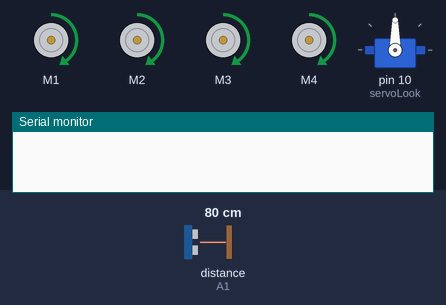
Recording of a sketch running on a simulated Arduino Uno, built with avr-gcc and run on an emulated ATmega328P. Shown: 4 × DC motor (green arrow = forward, orange = backward, longer = faster), servo, the last lines printed to the serial monitor. Wiring (inferred from the names in the program): ultrasonic range finder: trigger A0; echo A1. The test bench sets the inputs (shaded band); at power-on: distance to the obstacle (sensor on A1) 80 cm. The echo pulse lasts 58.3 µs per cm.

Above: at 1.2 s.
1.3 s: distance to the obstacle (sensor on A1) set to 35 cm
2.8 s: distance to the obstacle (sensor on A1) set to 30 cm
At 3.3 s:
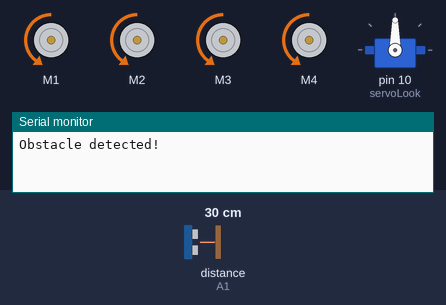
5.8 s: distance to the obstacle (sensor on A1) set to 60 cm
At 7.2 s:
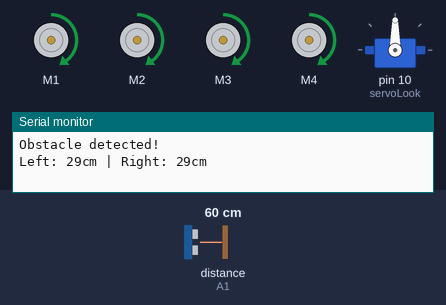
7.5 s: distance to the obstacle (sensor on A1) set to 2 cm
At 10.6 s:
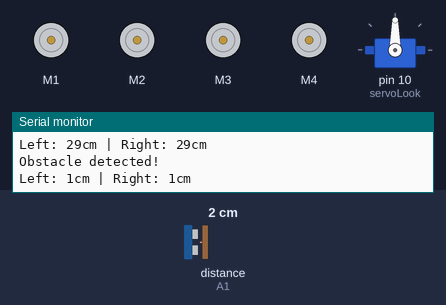
Timing chart, 0 to 11.5 s (numbered marks = the images above; inputs shaded):
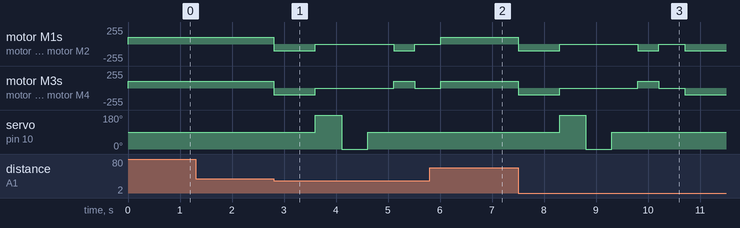

The sketch:

code1.2.ino
```cpp
#include <AFMotor.h>
#include <Servo.h>

// Motor definitions
AF_DCMotor rightBack(1);
AF_DCMotor rightFront(2);
AF_DCMotor leftFront(3);
AF_DCMotor leftBack(4);
Servo servoLook;

// Sensor pins
const byte trig = A0;
const byte echo = A1;

// Parameters
const byte stopDist = 30;      // Detection distance (30cm)
const byte maxDist = 150;      // Max sensing range
const byte motorSpeed = 100;   // Base speed (0-255)
const int reverseTime = 800;   // Reverse duration (ms)
const int rotateTime = 400;    // Rotation duration (ms)

void setup() {
  Serial.begin(9600);

  // Initialize motors
  rightBack.setSpeed(motorSpeed);
  rightFront.setSpeed(motorSpeed);
  leftFront.setSpeed(motorSpeed);
  leftBack.setSpeed(motorSpeed);
  stopMotors();

  // Attach servo to pin 10
  servoLook.attach(10);

  // Ultrasonic setup
  pinMode(trig, OUTPUT);
  pinMode(echo, INPUT);
}

void loop() {
  int distance = getDistance();

  if (distance <= stopDist) {
    stopMotors();
    Serial.println("Obstacle detected!");

    // Reverse first
    reverse();
    delay(reverseTime);
    stopMotors();

    // Check directions
    int direction = checkDirection();

    // Rotate in place based on clearer path
    if (direction == 0) {
      rotateLeft(rotateTime);
    } else {
      rotateRight(rotateTime);
    }

    delay(500);
  } else {
    moveForward();
  }
}

//---------------- Helper Functions ----------------//

int checkDirection() {
  int leftDistance = 0, rightDistance = 0;

  // Look left
  servoLook.write(180);
  delay(500);
  leftDistance = getDistance();

  // Look right
  servoLook.write(0);
  delay(500);
  rightDistance = getDistance();

  // Reset servo
  servoLook.write(90);
  delay(500);

  Serial.print("Left: ");
  Serial.print(leftDistance);
  Serial.print("cm | Right: ");
  Serial.print(rightDistance);
  Serial.println("cm");

  return (leftDistance > rightDistance) ? 0 : 1; // 0=left, 1=right
}

void moveForward() {
  rightBack.run(FORWARD);
  rightFront.run(FORWARD);
  leftFront.run(FORWARD);
  leftBack.run(FORWARD);
}

void reverse() {
  rightBack.run(BACKWARD);
  rightFront.run(BACKWARD);
  leftFront.run(BACKWARD);
  leftBack.run(BACKWARD);
}

void rotateLeft(int duration) {
  rightBack.run(FORWARD);
  rightFront.run(FORWARD);
  leftFront.run(BACKWARD);
  leftBack.run(BACKWARD);
  delay(duration);
  stopMotors();
}

void rotateRight(int duration) {
  rightBack.run(BACKWARD);
  rightFront.run(BACKWARD);
  leftFront.run(FORWARD);
  leftBack.run(FORWARD);
  delay(duration);
  stopMotors();
}

void stopMotors() {
  rightBack.run(RELEASE);
  rightFront.run(RELEASE);
  leftFront.run(RELEASE);
  leftBack.run(RELEASE);
}

int getDistance() {
  digitalWrite(trig, LOW);
  delayMicroseconds(2);
  digitalWrite(trig, HIGH);
  delayMicroseconds(10);
  digitalWrite(trig, LOW);

  long duration = pulseIn(echo, HIGH, 30000); // Timeout for 30cm max
  int distance = duration * 0.034 / 2;        // Convert to cm
  return (distance <= 0) ? maxDist : distance;
}
```

Measured:
- the behaviour switches between 32 and 31 cm on distance to the obstacle (sensor on A1) (found by bisection; images 0 and 1)
- after the input at 1.3 s, every drawn part: stays the same
- after the input at 2.8 s, motor M1, motor M2: forward 100/255 → backward 100/255 at once, → stopped 0.80 s later, → backward 100/255 1.5 s later, → stopped 0.40 s later
- after the input at 5.8 s, servo on pin 10 (servoLook): stays 90° (without the input it goes to 180° after 1.0 s)
- after the input at 7.5 s, motor M1, motor M2: goes backward 100/255 0.80 s, stopped 1.5 s, backward 100/255 0.40 s, stopped 0.50 s, then backward 100/255, starting at once
